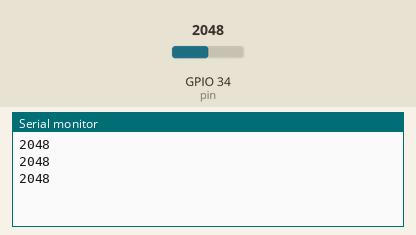
Recording of a sketch running on a simulated ESP32. On the bench: the last lines printed to the serial monitor. Inputs (shaded band) come from the test bench; at power-on: GPIO 34 (pin) = 2048.

Above: at 2.2 s.
2.3 s: GPIO 34 (pin) set to 2866
At 2.9 s:
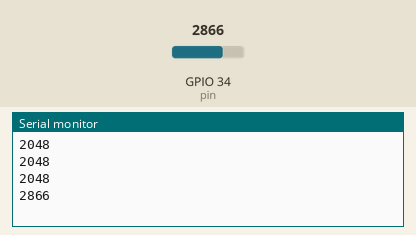
3.8 s: GPIO 34 (pin) set to 3603
At 4.4 s:
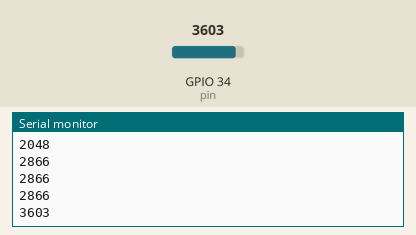
Timing chart, 0 to 6.8 s (numbered marks = the images above; inputs shaded):
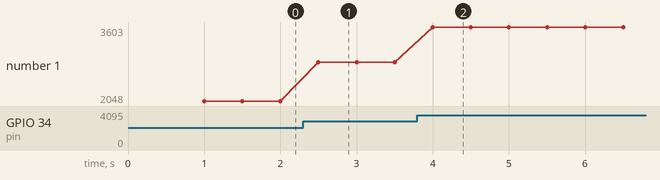

The sketch:

potentiometer.ino
```cpp
const int pin = 34;

void setup() {
  Serial.begin(115200);
  delay(1000);
}

void loop() {
  int valueReaded = analogRead(pin);
  Serial.println(valueReaded);
  delay(500);
}
```

Measured:
- after the input at 2.3 s, the serial monitor: prints a new line after 0.20 s (image 1)
- after the input at 3.8 s, the serial monitor: prints a new line after 0.20 s (image 2)
- plotted number 1: 2048 → 2866 after the input at 2.3 s, 2866 → 3603 after the input at 3.8 s
